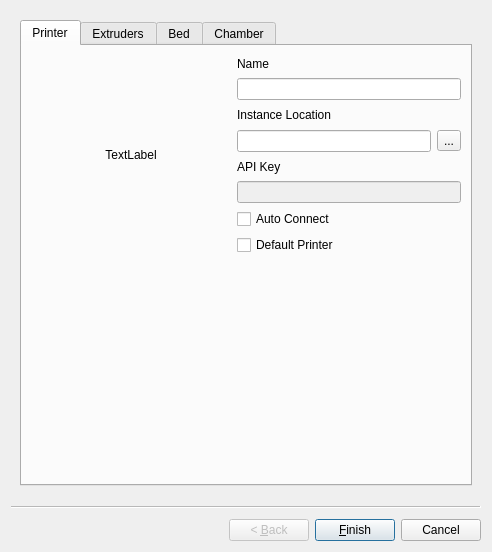
<?xml version="1.0" encoding="UTF-8"?>
<ui version="4.0">
 <class>EditPrinterWizard</class>
 <widget class="QWizard" name="EditPrinterWizard">
  <property name="geometry">
   <rect>
    <x>0</x>
    <y>0</y>
    <width>492</width>
    <height>552</height>
   </rect>
  </property>
  <property name="windowTitle">
   <string>Wizard</string>
  </property>
  <widget class="QWizardPage" name="wizardPage1">
   <layout class="QGridLayout" name="gridLayout">
    <item row="0" column="0">
     <widget class="QTabWidget" name="tabWidget">
      <property name="currentIndex">
       <number>0</number>
      </property>
      <widget class="QWidget" name="printerTab">
       <attribute name="title">
        <string>Printer</string>
       </attribute>
       <layout class="QGridLayout" name="gridLayout_3">
        <item row="7" column="1" colspan="2">
         <widget class="QCheckBox" name="printerDefaultPrinterCheckBox">
          <property name="text">
           <string>Default Printer</string>
          </property>
         </widget>
        </item>
        <item row="5" column="1" colspan="2">
         <widget class="QLineEdit" name="printerKeyEdit">
          <property name="enabled">
           <bool>false</bool>
          </property>
         </widget>
        </item>
        <item row="0" column="0" rowspan="8">
         <widget class="QLabel" name="printerIconLabel">
          <property name="minimumSize">
           <size>
            <width>200</width>
            <height>200</height>
           </size>
          </property>
          <property name="maximumSize">
           <size>
            <width>200</width>
            <height>200</height>
           </size>
          </property>
          <property name="text">
           <string>TextLabel</string>
          </property>
          <property name="alignment">
           <set>Qt::AlignCenter</set>
          </property>
         </widget>
        </item>
        <item row="2" column="1">
         <widget class="QLabel" name="label_2">
          <property name="text">
           <string>Instance Location</string>
          </property>
         </widget>
        </item>
        <item row="0" column="1" colspan="2">
         <widget class="QLabel" name="label">
          <property name="text">
           <string>Name</string>
          </property>
         </widget>
        </item>
        <item row="1" column="1" colspan="2">
         <widget class="QLineEdit" name="printerNameEdit"/>
        </item>
        <item row="3" column="1">
         <widget class="QLineEdit" name="printerInstanceLocationEdit"/>
        </item>
        <item row="6" column="1">
         <widget class="QCheckBox" name="printerAutoConnectCheckBox">
          <property name="text">
           <string>Auto Connect</string>
          </property>
         </widget>
        </item>
        <item row="4" column="1">
         <widget class="QLabel" name="label_3">
          <property name="text">
           <string>API Key</string>
          </property>
         </widget>
        </item>
        <item row="3" column="2">
         <widget class="QToolButton" name="printerBrowseFilesButton">
          <property name="text">
           <string>...</string>
          </property>
         </widget>
        </item>
        <item row="8" column="1">
         <spacer name="verticalSpacer">
          <property name="orientation">
           <enum>Qt::Vertical</enum>
          </property>
          <property name="sizeHint" stdset="0">
           <size>
            <width>20</width>
            <height>40</height>
           </size>
          </property>
         </spacer>
        </item>
       </layout>
      </widget>
      <widget class="QWidget" name="extruderTab">
       <attribute name="title">
        <string>Extruders</string>
       </attribute>
       <layout class="QGridLayout" name="gridLayout_2"/>
      </widget>
      <widget class="QWidget" name="bedTab">
       <attribute name="title">
        <string>Bed</string>
       </attribute>
       <layout class="QGridLayout" name="gridLayout_4">
        <item row="0" column="0" rowspan="9">
         <widget class="QLabel" name="bedIconLabel">
          <property name="minimumSize">
           <size>
            <width>200</width>
            <height>200</height>
           </size>
          </property>
          <property name="maximumSize">
           <size>
            <width>200</width>
            <height>200</height>
           </size>
          </property>
          <property name="text">
           <string>TextLabel</string>
          </property>
          <property name="alignment">
           <set>Qt::AlignCenter</set>
          </property>
         </widget>
        </item>
        <item row="5" column="1">
         <widget class="QLabel" name="bedHeaterPowerLabel">
          <property name="text">
           <string>Bed Power</string>
          </property>
         </widget>
        </item>
        <item row="2" column="1">
         <widget class="QLabel" name="label_4">
          <property name="text">
           <string>Instance Location</string>
          </property>
         </widget>
        </item>
        <item row="1" column="1" colspan="2">
         <widget class="QLineEdit" name="nameEdit_2"/>
        </item>
        <item row="0" column="1" colspan="2">
         <widget class="QLabel" name="label_6">
          <property name="text">
           <string>Name</string>
          </property>
         </widget>
        </item>
        <item row="6" column="1" colspan="2">
         <widget class="QLineEdit" name="bedPowerEdit">
          <property name="enabled">
           <bool>false</bool>
          </property>
          <property name="text">
           <string>260</string>
          </property>
          <property name="alignment">
           <set>Qt::AlignRight|Qt::AlignTrailing|Qt::AlignVCenter</set>
          </property>
         </widget>
        </item>
        <item row="3" column="1">
         <widget class="QLineEdit" name="instanceEdit_2"/>
        </item>
        <item row="9" column="1">
         <spacer name="verticalSpacer_2">
          <property name="orientation">
           <enum>Qt::Vertical</enum>
          </property>
          <property name="sizeHint" stdset="0">
           <size>
            <width>20</width>
            <height>40</height>
           </size>
          </property>
         </spacer>
        </item>
        <item row="3" column="2">
         <widget class="QToolButton" name="browseFilesButton_2">
          <property name="text">
           <string>...</string>
          </property>
         </widget>
        </item>
        <item row="4" column="1">
         <widget class="QCheckBox" name="bedHeaterCheckbox">
          <property name="text">
           <string>Heated Bed</string>
          </property>
         </widget>
        </item>
       </layout>
      </widget>
      <widget class="QWidget" name="chamberTab">
       <attribute name="title">
        <string>Chamber</string>
       </attribute>
      </widget>
     </widget>
    </item>
   </layout>
  </widget>
 </widget>
 <resources/>
 <connections/>
</ui>
